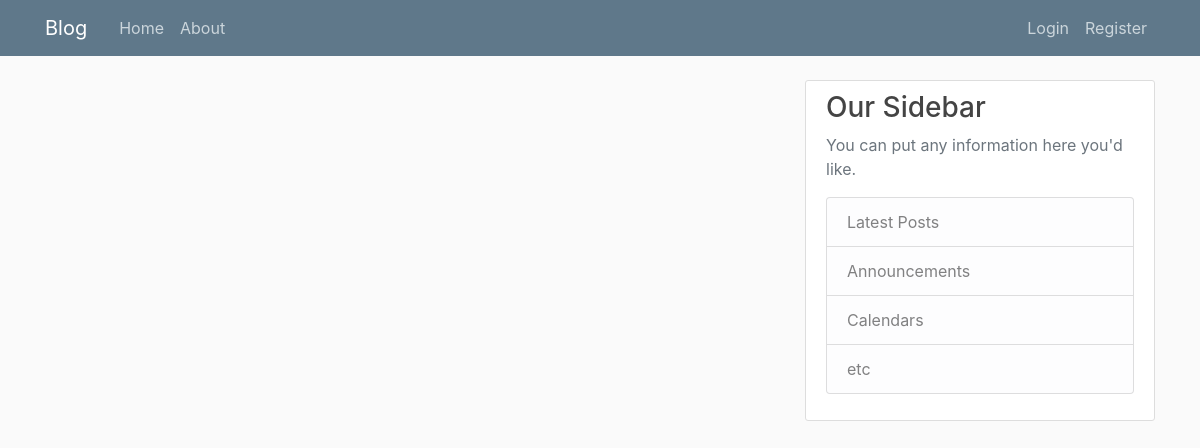
/, run on an earlier commit of the app's database.
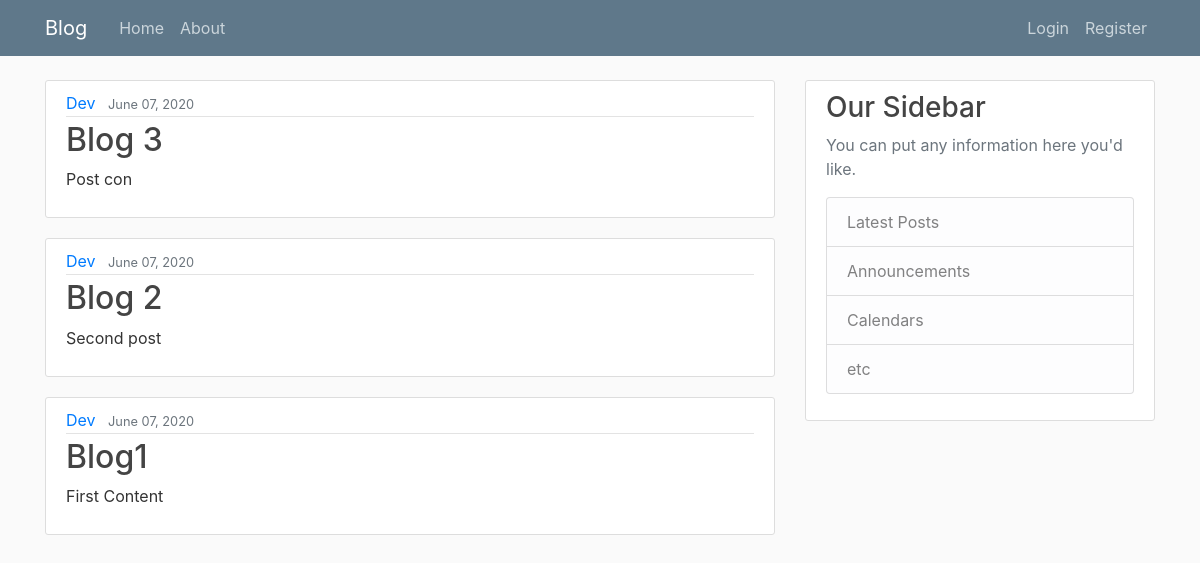
And on a later commit of the database.
### blog/models.py (models this page shows, shortened)
class Post(models.Model):
    title=models.CharField(max_length=100)
    content=models.TextField()
    date_posted=models.DateTimeField(default=timezone.now)
    author=models.ForeignKey(User,on_delete=models.CASCADE)

### blog/views.py (the view)
class PostListView(ListView):
    model=Post
    template_name='blog/home.html'
    context_object_name='posts'
    ordering=['-date_posted']

### blog/templates/blog/home.html
{% extends "blog/base.html" %}
{% block content %}
<body>
    {% for post in posts  %}
    <article class="media content-section">
        <div class="media-body">
          <div class="article-metadata">
            <a class="mr-2" href="#">{{ post.author }}</a>
            <small class="text-muted">{{ post.date_posted|date:"F d, Y" }}</small>
          </div>
          <h2><a class="article-title" href="{% url 'post-detail' post.id %}">{{ post.title }}</a></h2>
          <p class="article-content">{{ post.content }}</p>
        </div>
      </article>
    {%endfor%}
    {% endblock %}

What changed in the data, as far as the page shows it:
added Post: author "Dev", date_posted "June 07, 2020", title "Blog 3", content "Post con"
added Post: author "Dev", date_posted "June 07, 2020", title "Blog 2", content "Second post"
added Post: author "Dev", date_posted "June 07, 2020", title "Blog1", content "First Content"
